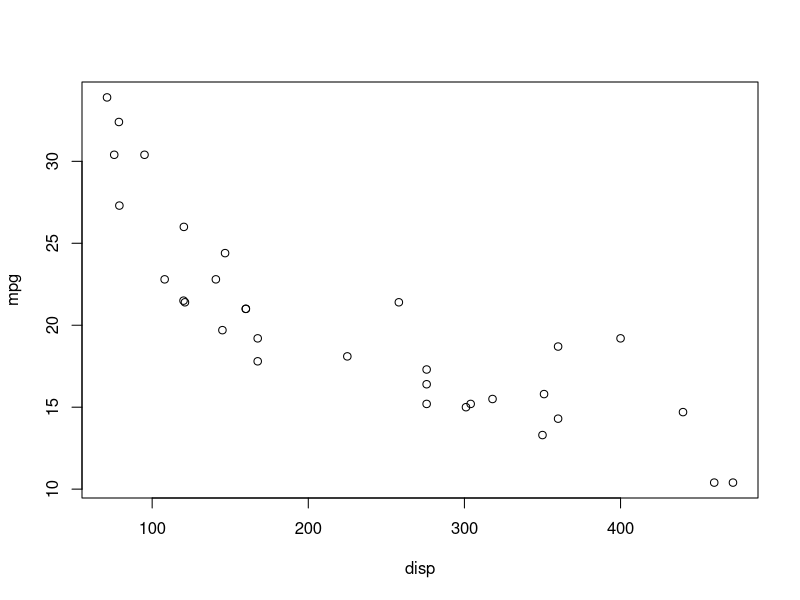

Write R code to recreate this figure.
## ---- chunk 1
summary(mtcars)
## ---- chunk 2
plot(mpg ~ disp, mtcars)

